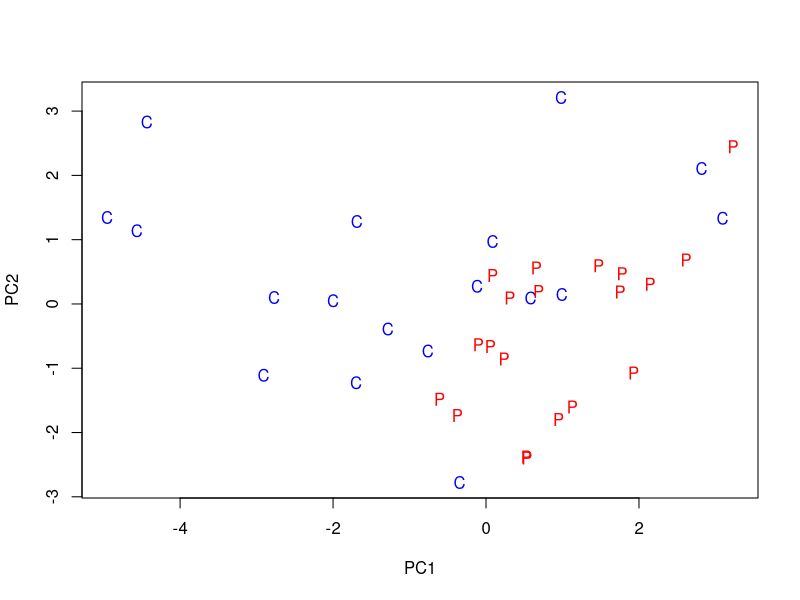
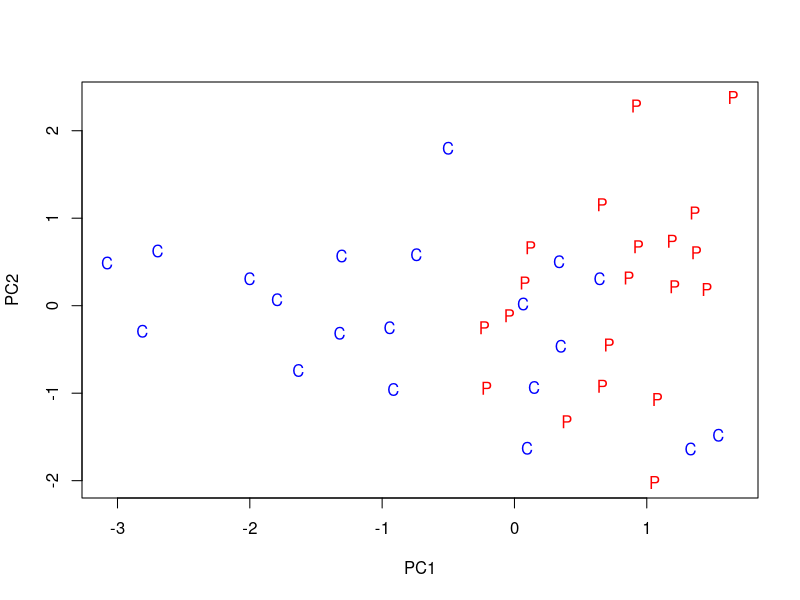
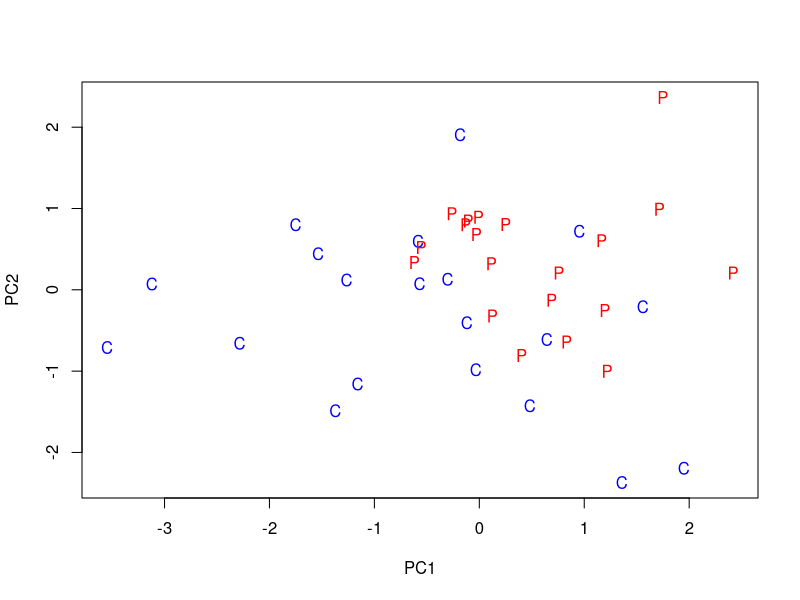
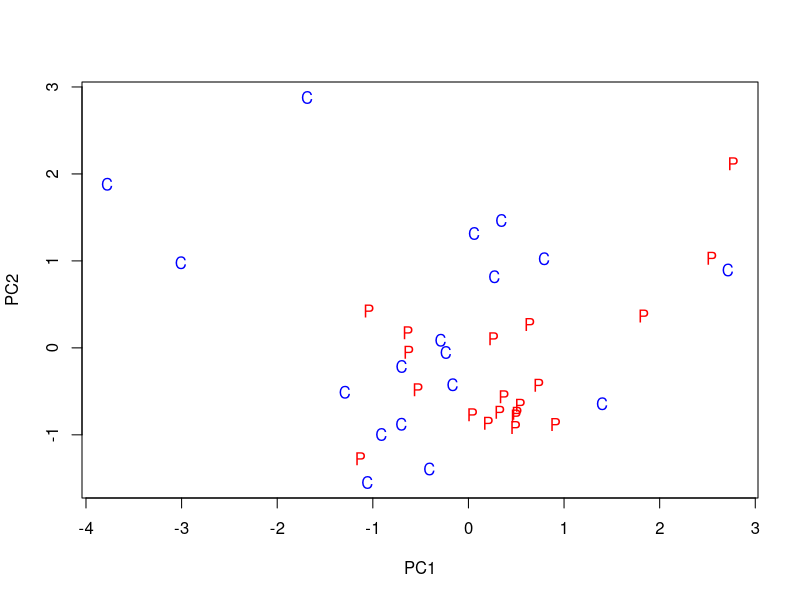
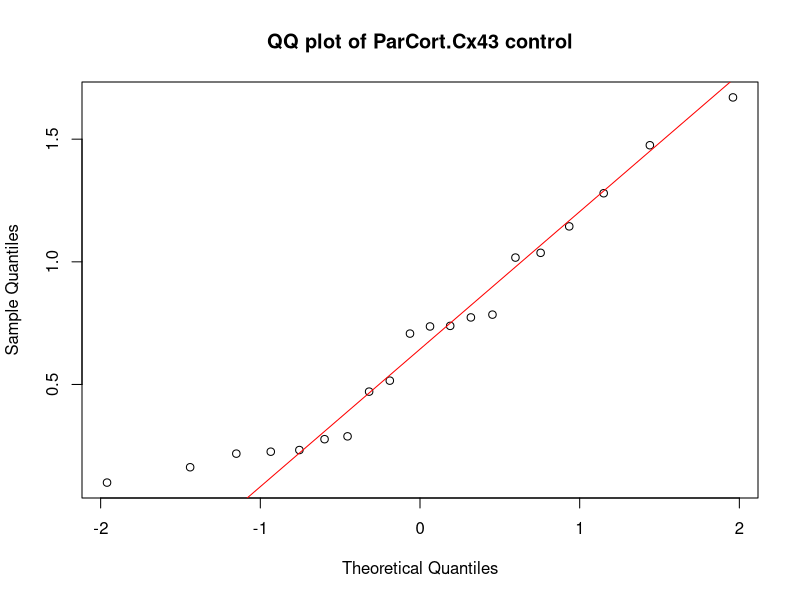
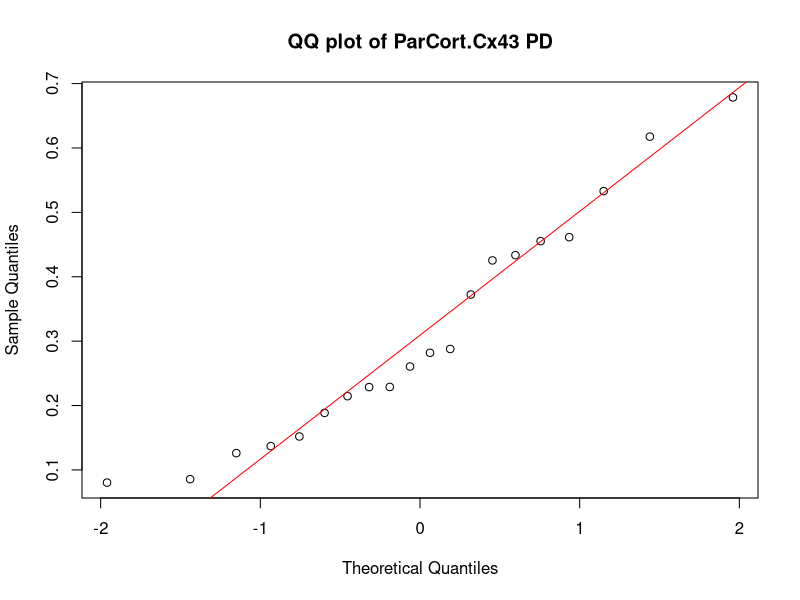
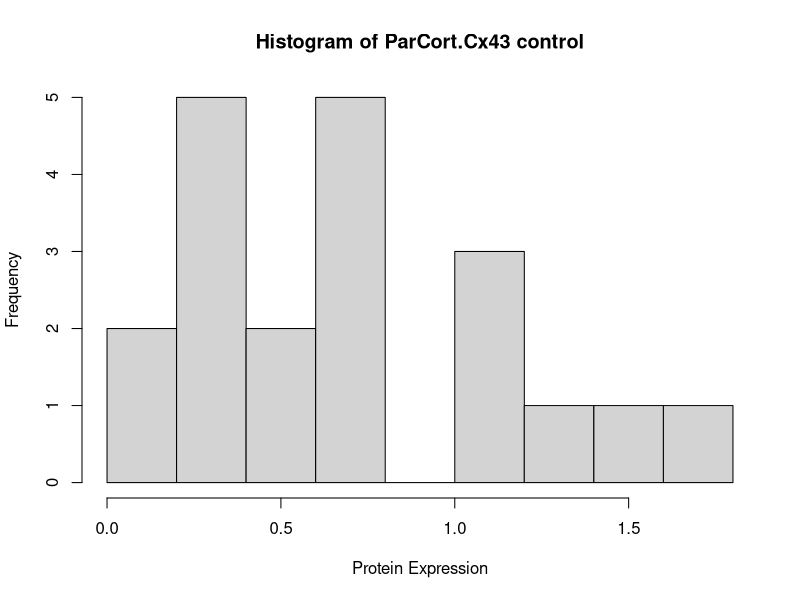
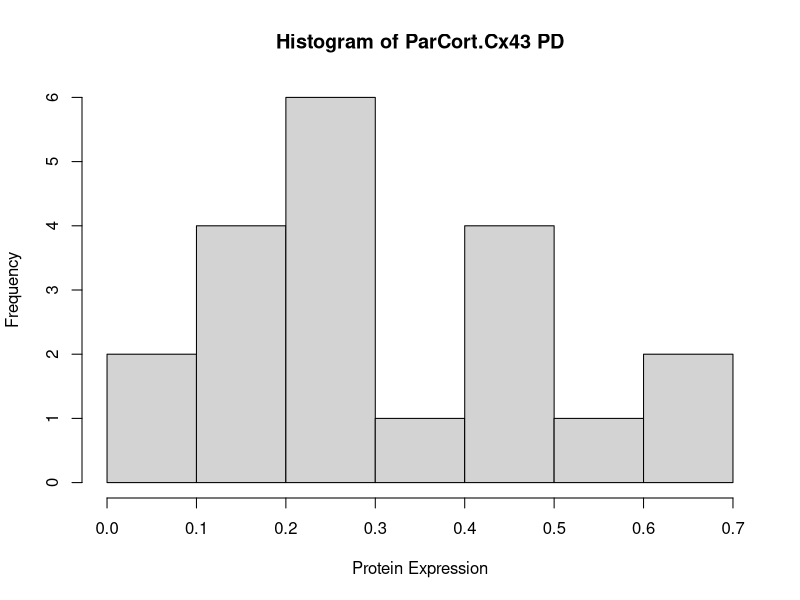

Recreate these plots in R, in order.
## ---- chunk 1
library(stringr)
library(corrplot)
## ---- chunk 2
checkNormGraph <- function(x, xName){
  cat("\n\n### ", xName,"\n")
  qqnorm(x[1:20], main=str_c("QQ plot of ", xName, " control"))
  qqline(x[1:20], col="red")
  qqnorm(x[21:40], main=str_c("QQ plot of ", xName, " PD"))
  qqline(x[21:40], col="red")
  hist(x[1:20], main=str_c("Histogram of ", xName, " control"), xlab="Protein Expression")
  hist(x[21:40], main=str_c("Histogram of ", xName, " PD"), xlab="Protein Expression")
  boxplot(x~grp, main=str_c("Boxplot of ", xName), xlab="Group", ylab="Protein Expression")
}

swPval <- function(x) {
  shapiro.test(x)$p.value
}
## ---- chunk 3
wb <- read.csv("../data/WB_protein_levels.csv", row.names=1)

grp <- c(rep("C", 20),rep("P", 20))
## ---- chunk 4
plotColours <- gsub("C", "blue", grp)
plotColours <- gsub("P", "red", plotColours)
allPCA <- prcomp(wb[c(1:3, 5:14,16:40),], scale=T)
plot(allPCA$x[,c(1,2)], col=plotColours[c(1:3, 5:14,16:40)], pch=grp[c(1:3, 5:14,16:40)])
## ---- chunk 5
allPCA <- prcomp(wb[,c(1:4)], scale=T)
plot(allPCA$x[,c(1,2)], col=plotColours, pch=grp)
## ---- chunk 6
allPCA <- prcomp(wb[,c(5:8)], scale=T)
plot(allPCA$x[,c(1,2)], col=plotColours, pch=grp)
## ---- chunk 7
allPCA <- prcomp(wb[c(1:3, 5:14,16:40),c(9:12)], scale=T)
plot(allPCA$x[,c(1,2)], col=plotColours[c(1:3, 5:14,16:40)], pch=grp[c(1:3, 5:14,16:40)])
## ---- chunk 8
for (i in 1:dim(wb)[2]){
  checkNormGraph(wb[,i], names(wb)[i])
}

## ---- chunk 9
swC <- apply(wb[1:20,], 2, swPval)
swPD <- apply(wb[21:40,], 2, swPval)
## ---- chunk 10
swRawP <- c(swC, swPD)
swAdjP <- p.adjust(swRawP, method="holm")
swCadj <- swAdjP[1:12]
swPDadj <- swAdjP[13:24]
parametricTest <- swCadj>0.05 & swPDadj>0.05
parametricTestAppropriate <- ifelse(parametricTest, "yes", "no")
## ---- chunk 11
swTable <- data.frame(cbind(swC, swCadj, swPD, swPDadj, parametricTestAppropriate))
names(swTable) <- c("Control raw p", "Control adj. p", "PD raw p", "PD adj. p", "Parametric test appropriate?")
knitr::kable(swTable)
## ---- chunk 12
statComp <- function(x, group, paramTest){
  if(paramTest){
    return(t.test(x~group)$p.value)
  }else{
    return(wilcox.test(x~group)$p.value)
  }
}

#rawP <- apply(wb, 2, statComp, group=grp, paramTest=parametricTest)

rawP<-vector()
for (i in 1:dim(wb)[2]){
  rawP <- c(rawP, statComp(x=wb[,i], group=grp, paramTest=parametricTest[i]))
}


adjP <- p.adjust(rawP, method="holm")
testType <- ifelse(parametricTest, "t-test", "Mann-Whitney")
testTable <- data.frame(cbind(testType, rawP, adjP))
names(testTable) <- c("Test", "raw p-value", "adj. p-value")
knitr::kable(testTable)
## ---- chunk 13
corMat <- cor(wb, use="pairwise.complete.obs", method="spearman")
corrplot(corMat, method="circle")
knitr::kable(corMat)
